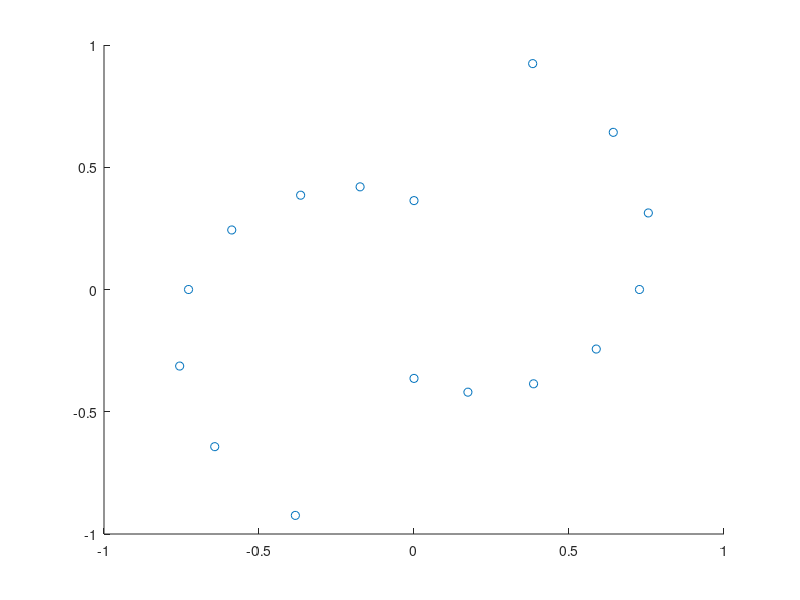

Recreate this plot in MATLAB.
clc
clear all;

X=[0;-0.1739;-0.3657;-0.5879;-0.7273;-0.7559;-0.6428;-0.3827;0;0.1739;0.3857;0.5879;0.7273;0.7559;0.6428;0.3827];
Y=[0.3636;0.4199;0.3857;0.2435;0;-0.3131;-0.6428;-0.9239;-0.3636;-0.4199;-0.3857;-0.2435;0;0.3131;0.6428;0.9239];

scatter(X,Y);